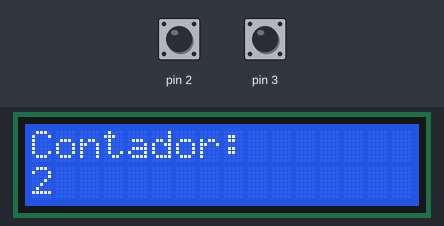
A sketch run on a simulated Arduino Uno, built with avr-gcc and run on an emulated ATmega328P. Parts: 16×2 character LCD. Inputs (shaded band) come from the test bench; at power-on: pin 2 HIGH, pin 3 HIGH.

Above: at 2.7 s.
2.8 s: pin 2 pulled LOW for 0.15 s
At 3.6 s:
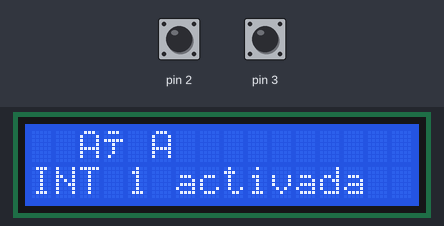
5.9 s: pin 3 pulled LOW for 0.15 s
At 6.2 s:
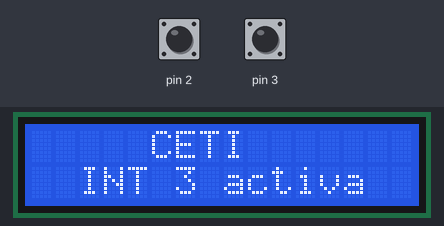
7.5 s: pin 3 pulled LOW for 1 s
10.0 s: pin 2 pulled LOW for 1 s
At 10.3 s:
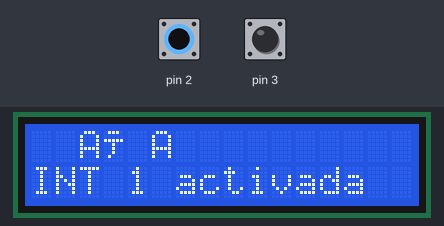
Timing chart, 0 to 13.0 s (numbered marks = the images above; inputs shaded):
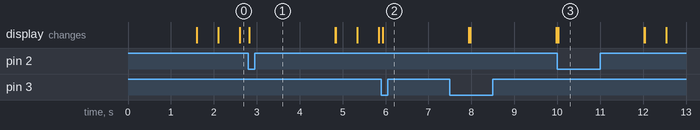

The sketch:

PRACTICA6LCD.ino
```cpp
#include <LiquidCrystal.h>

#include <Wire.h>
#include <LiquidCrystal_I2C.h>

// LCD en dirección 0x27, 16 columnas, 2 filas
LiquidCrystal_I2C lcd(0x27, 16, 2);

// ── Flags de interrupciones (volatile para compartir con ISR) ──────────
volatile bool flagInt1 = false;
volatile bool flagInt2 = false;
volatile bool flagInt3 = false;

// ── Variables del contador principal ───────────────────────────────────
int contador = 0;
unsigned long ultimoTiempo = 0;
const unsigned long INTERVALO = 500; // ms entre números

// ── ISR Interrupción 1 — Botón en Pin 2 (INT0) ─────────────────────────
void ISR_Int1() {
  flagInt1 = true;
}

// ── ISR Interrupción 2 — Timer1 (cada 30 segundos) ─────────────────────
ISR(TIMER1_COMPA_vect) {
  flagInt2 = true;
}

// ── ISR Interrupción 3 — Botón en Pin 3 (INT1) ─────────────────────────
void ISR_Int3() {
  flagInt3 = true;
}

// ── Configuración del Timer1 para 30 segundos ──────────────────────────
void configurarTimer1() {
  noInterrupts();
  TCCR1A = 0;
  TCCR1B = 0;
  TCNT1  = 0;

  // Con prescaler 1024 y 16 MHz:
  // OCR1A = (16,000,000 / 1024 / 0.5) - 1 = 31249  →  2 segundos por ciclo
  // Para 30 s: se cuentan 15 disparos del timer (30/2 = 15)
  // Alternativamente, usamos directamente 30 s:
  // OCR1A = (16,000,000 / 1024) * 30 - 1 = 468749
  // Timer1 es de 16 bits (máx 65535), por lo que se necesita un contador por software
  // Usamos 2 s por interrupción y contamos 15 veces en loop() para llegar a 30 s.

  OCR1A = 31249;           // 2 segundos por disparo (prescaler 1024)
  TCCR1B |= (1 << WGM12); // Modo CTC
  TCCR1B |= (1 << CS12) | (1 << CS10); // Prescaler 1024
  TIMSK1 |= (1 << OCIE1A); // Habilitar interrupción por comparación
  interrupts();
}

// ── Contador auxiliar para llegar a 30 segundos ────────────────────────
int contadorTimer = 0;
const int DISPAROS_30S = 15; // 15 × 2s = 30 s

// ── Setup ───────────────────────────────────────────────────────────────
void setup() {
  lcd.init();
  lcd.backlight();

  lcd.setCursor(0, 0);
  lcd.print("  CETI  ");
  lcd.setCursor(0, 1);
  lcd.print("  Iniciando...  ");
  delay(1500);
  lcd.clear();

  // Pines de botones con pull-up interno
  // Botón conecta el pin a GND al presionar
  pinMode(2, INPUT_PULLUP);
  pinMode(3, INPUT_PULLUP);

  // Interrupciones externas
  attachInterrupt(digitalPinToInterrupt(2), ISR_Int1, FALLING);
  attachInterrupt(digitalPinToInterrupt(3), ISR_Int3, FALLING);

  // Timer1
  configurarTimer1();
}

// ── Loop principal ──────────────────────────────────────────────────────
void loop() {

  // ── Atender Interrupción 1 ───────────────────────────────────────────
  if (flagInt1) {
    flagInt1 = false;
    lcd.clear();
    lcd.setCursor(0, 0);
    lcd.print("  AÑA  ");
    lcd.setCursor(0, 1);
    lcd.print("INT 1 activada  ");
    delay(2000);
    lcd.clear();
    return; // Reinicia loop para actualizar contador limpio
  }

  // ── Atender Interrupción 2 (Timer cada 30 s) ─────────────────────────
  if (flagInt2) {
    contadorTimer++;
    flagInt2 = false;

    if (contadorTimer >= DISPAROS_30S) {
      contadorTimer = 0;
      lcd.clear();
      lcd.setCursor(0, 0);
      lcd.print("Buen dia a todos");
      lcd.setCursor(0, 1);
      lcd.print("INT 2 - Timer1  ");
      delay(2000);
      lcd.clear();
      return;
    }
  }

  // ── Atender Interrupción 3 ───────────────────────────────────────────
  if (flagInt3) {
    flagInt3 = false;
    lcd.clear();
    lcd.setCursor(0, 0);
    lcd.print("     CETI       ");
    lcd.setCursor(0, 1);
    lcd.print("  INT 3 activa  ");
    delay(2000);
    lcd.clear();
    return;
  }

  // ── Programa principal: mostrar 0–99 cada 500 ms ─────────────────────
  unsigned long ahora = millis();
  if (ahora - ultimoTiempo >= INTERVALO) {
    ultimoTiempo = ahora;

    lcd.clear();
    lcd.setCursor(0, 0);
    lcd.print("Contador:");
    lcd.setCursor(0, 1);
    lcd.print(contador);

    contador++;
    if (contador > 99) contador = 0;
  }
}
```

Measured:
- after the input at 2.8 s, the display: changes at once (image 1)
- after the input at 5.9 s, the display: changes at once (image 2)
- after the input at 10.0 s, the display: changes at once (image 3)
